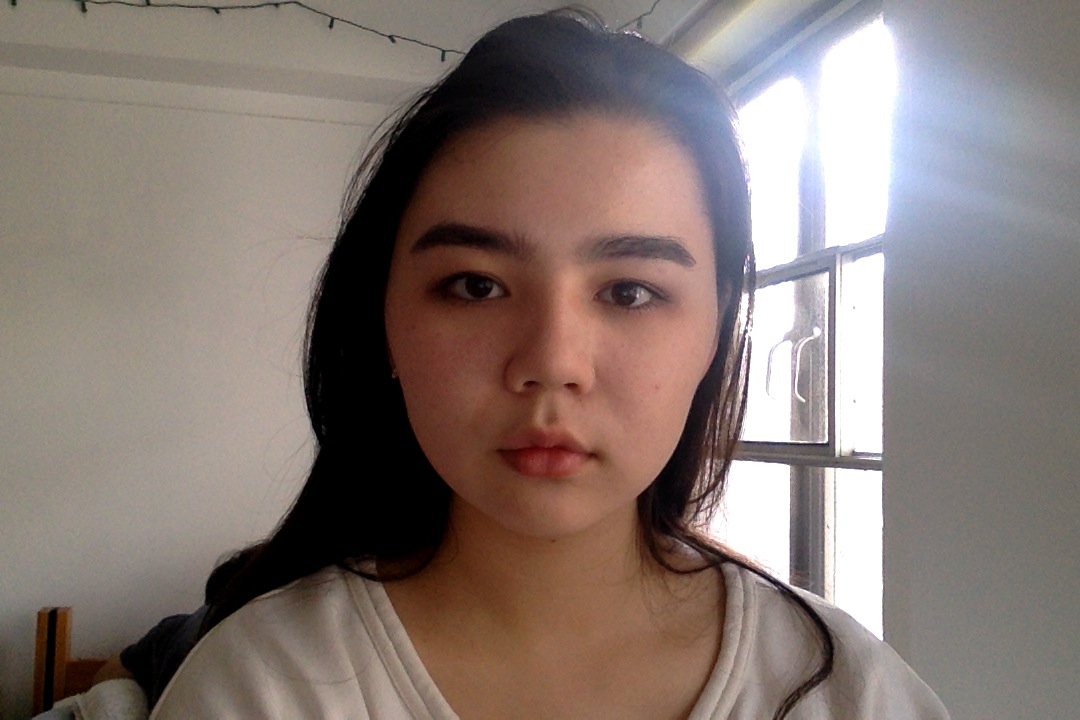
#> input picture term_project/technology_proof/aj.jpg, 1080 x 720 px
$ python facedetecttest.py
#> lines starting #> are read from the running program, lines starting #| are printed output that depends on the picture; after the words box and inside, x2 and y2 are one past the last pixel; in counts of white or black regions, pixels touching at a corner belong together
import numpy as np
import cv2

face_cascade = cv2.CascadeClassifier('haarcascades/haarcascade_frontalface_alt.xml')
eye_cascade=cv2.CascadeClassifier("haarcascades/haarcascade_eye.xml")

img = cv2.imread('aj.jpg')
#> img is the input picture: shape (720, 1080, 3); mean B, G, R 114.3, 119.9, 133.6

gray = cv2.cvtColor(img, cv2.COLOR_BGR2GRAY)
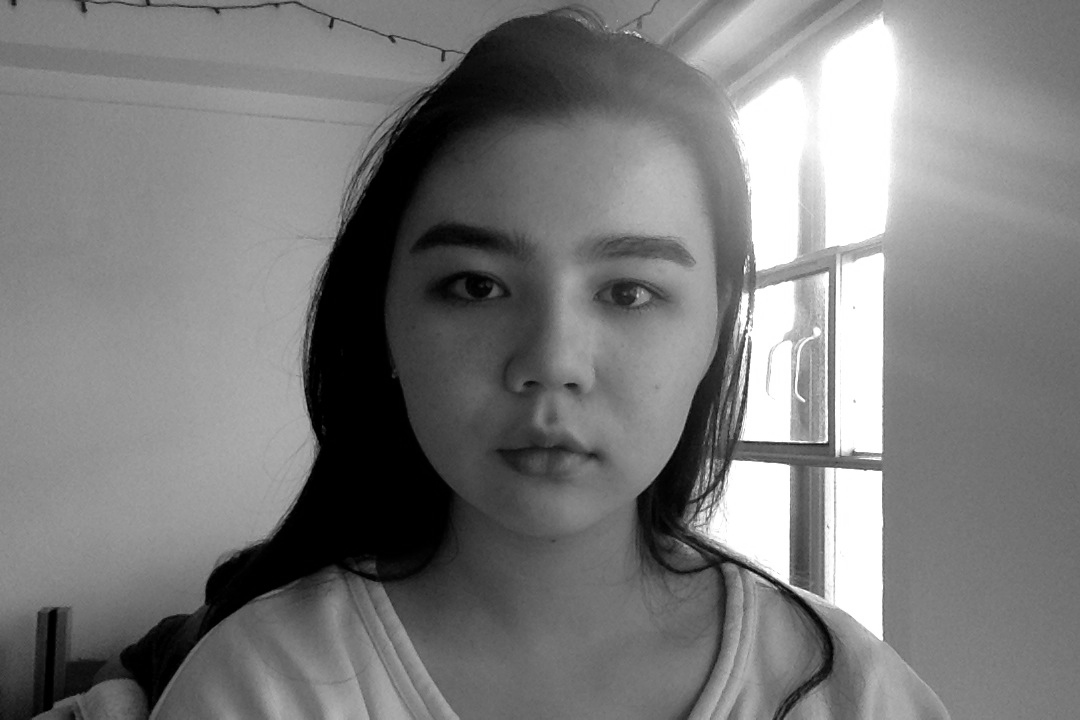
#> gray: shape (720, 1080); min 0, max 255, mean 123.4

faces = face_cascade.detectMultiScale(gray, 1.3, 5)
#> faces = [[344, 124, 414, 414]]


def draw_rects(img, rects, color):
    for x, y, w, h in rects:
        cv2.rectangle(img, (x,y), (x+w,y+h), color, 2)


for (x,y,w,h) in faces:
    draw_rects(img,faces,(0,0,255))
    roi_gray = gray[y:y+h, x:x+w]
    roi_color = img[y:y+h, x:x+w]
    eyes = eye_cascade.detectMultiScale(roi_gray)
    for (ex,ey,ew,eh) in eyes:
        cv2.rectangle(roi_gray,(ex,ey),(ex+ew,ey+eh),(0,255,0),2)
#> this loop made 1 pass
#> pass 1, `roi_gray = gray[y:y+h, x:x+w]`:
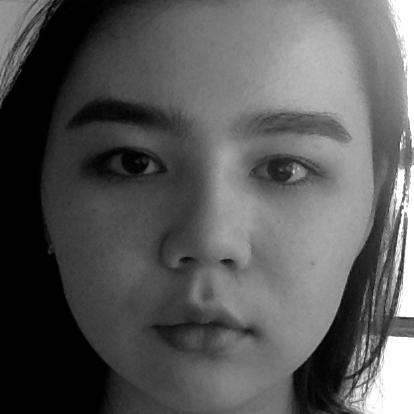
#> roi_gray: shape (414, 414); min 0, max 255, mean 89
#> pass 1, `roi_color = img[y:y+h, x:x+w]`:
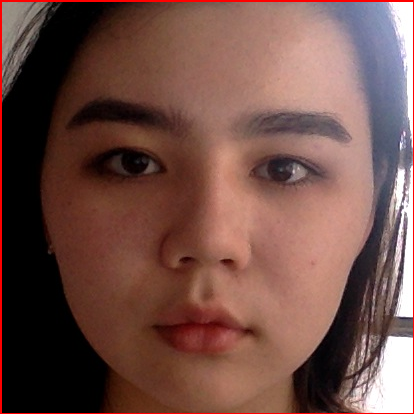
#> roi_color: shape (414, 414, 3); mean B, G, R 71.6, 79, 114.2
#> after the loop:
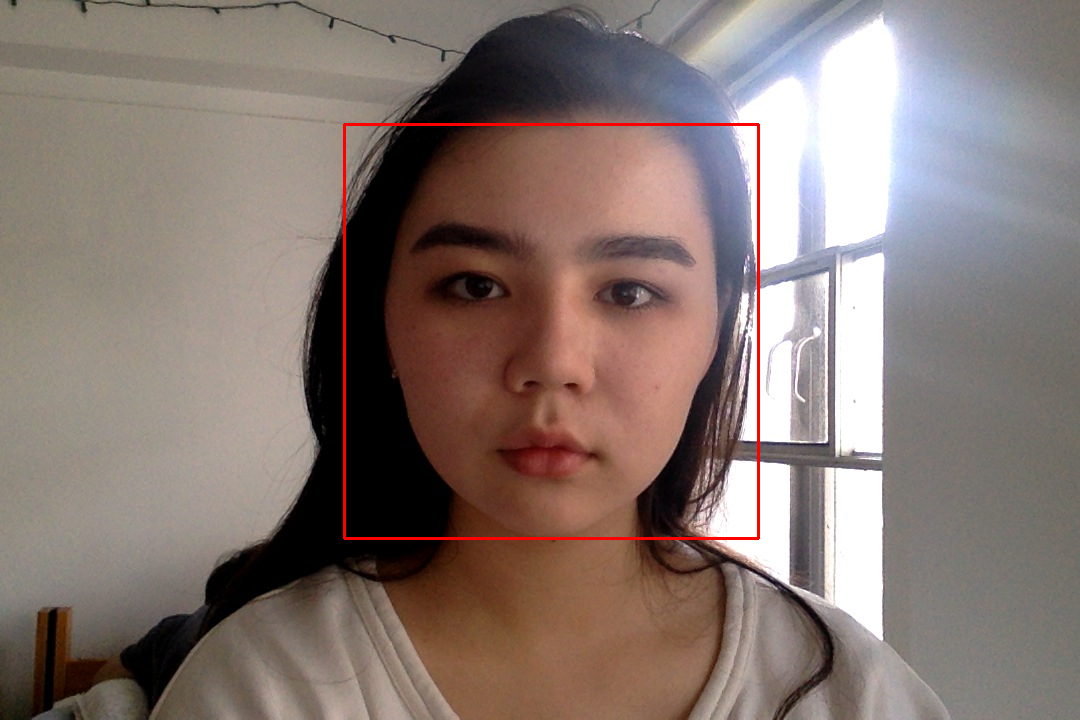
#> img: shape (720, 1080, 3); 0.64% of pixels changed, all inside (x1, y1, x2, y2) = (343, 123, 760, 540)
#> after the loop:
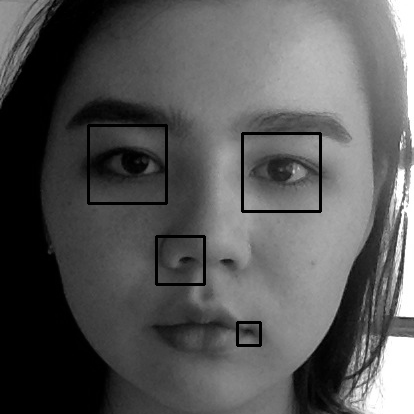
#> roi_gray: shape (414, 414); 1.58% of pixels changed, all inside (x1, y1, x2, y2) = (87, 124, 322, 347)


cv2.imshow('img',img)
cv2.waitKey(0)
cv2.destroyAllWindows()

$ run again, with term_project/technology_proof/test.jpg copied over term_project/technology_proof/aj.jpg
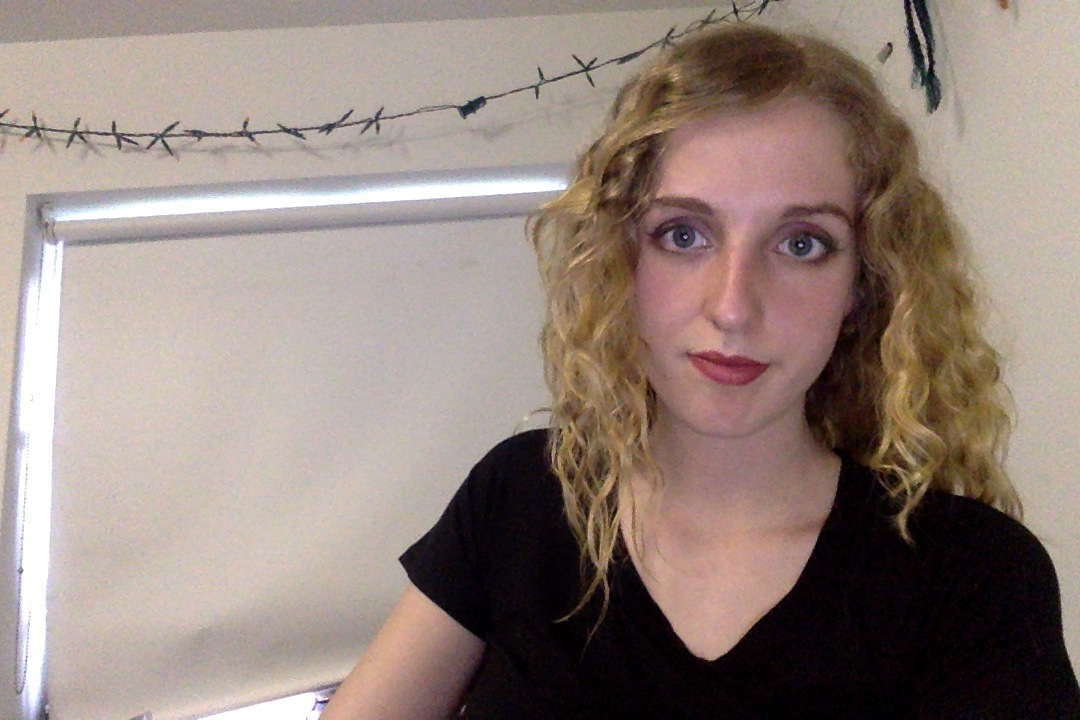
#> input picture term_project/technology_proof/test.jpg, 1080 x 720 px
#> img is the input picture: shape (720, 1080, 3); mean B, G, R 124.1, 131.7, 147.6
#> faces = [[583, 121, 309, 309]]
#> the loop `for (x,y,w,h) in faces:` made 1 pass
#> (x, y, w, h, eyes) on pass 1: (583, 121, 309, 309, [[60, 82, 67, 67], [186, 89, 68, 68]])
#> pass 1, `roi_color = img[y:y+h, x:x+w]`:
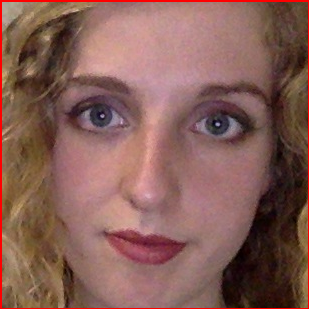
#> roi_color: shape (309, 309, 3); mean B, G, R 86.5, 94.4, 134.8
#> after the loop `for (x,y,w,h) in faces:`:
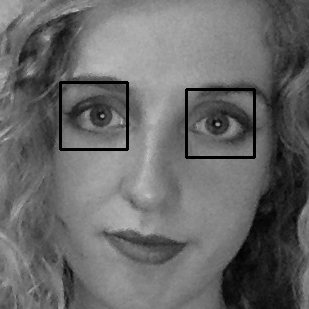
#> roi_gray: shape (309, 309); min 0, max 198, mean 104.5
